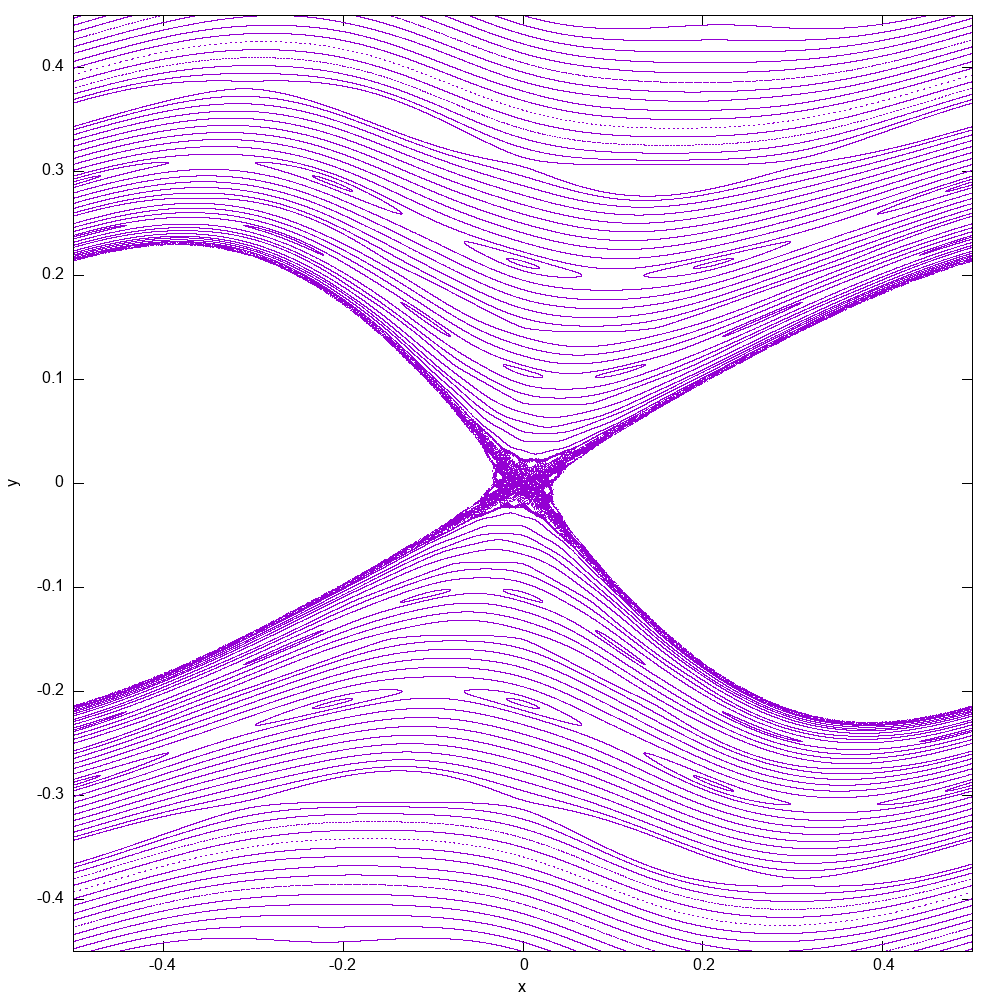

This figure's gnuplot source:
set style data points
set datafile separator ","
set terminal png size 1000,1000
set output "standard_map.png"
set xrange [-0.5:0.5]
set yrange [-0.45:0.45]
set xlabel "x"
set ylabel "y"
set key off
set pointsize 0.1

plot "standard_map.csv" with points